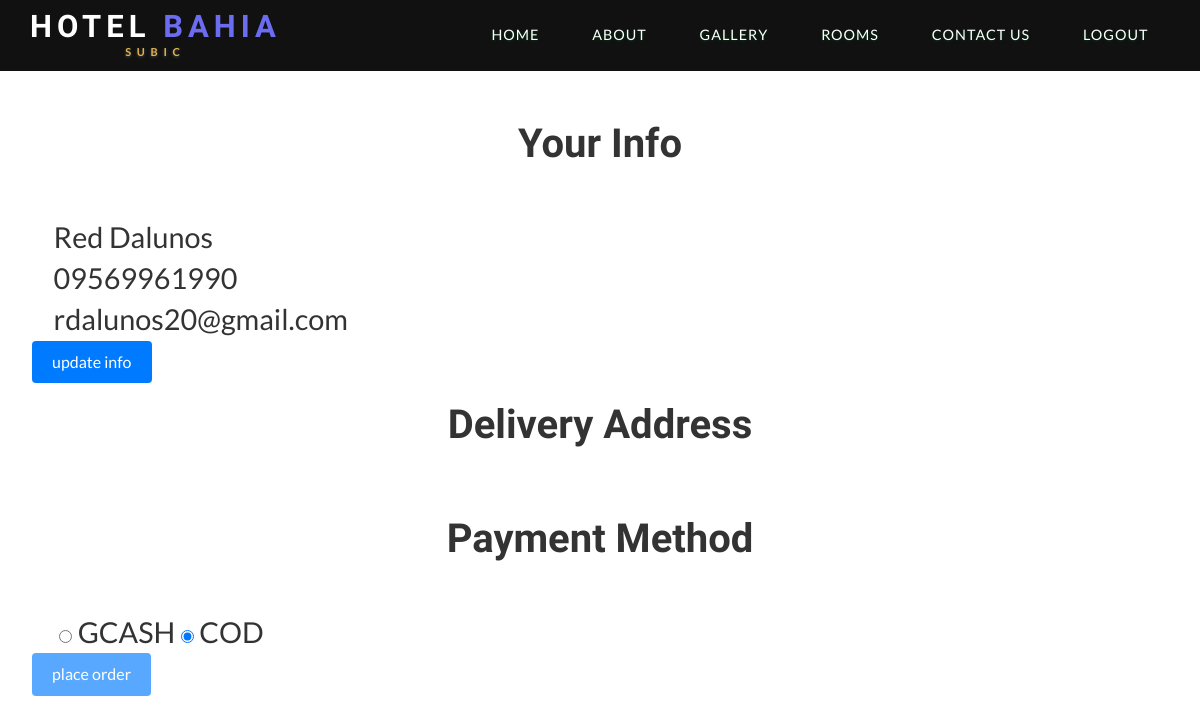
Page /checkout.php (signed in) on the committed database.
### tables this page shows
CREATE TABLE `users` (
  `id` int(100) NOT NULL,
  `name` varchar(20) NOT NULL,
  `email` varchar(50) NOT NULL,
  `password` varchar(50) NOT NULL,
  `number` varchar(11) NOT NULL,
  `address` varchar(500) NOT NULL,
  `image` varchar(500) NOT NULL,
  `token` varchar(20) NOT NULL,
  `confirmation` int(1) NOT NULL DEFAULT 0,
  `deactive` int(1) NOT NULL DEFAULT 0
);

### checkout.php (the view, shortened to what this page needs)
<?php
include 'components/connect.php';
?>
<!DOCTYPE html>
<html lang="en">
<head>
<link href="css/bootstrap.css" rel="stylesheet" type="text/css" media="all" />
<link href="css/font-awesome.css" rel="stylesheet">
<link rel="stylesheet" href="css/chocolat.css" type="text/css" media="screen">
<link href="css/easy-responsive-tabs.css" rel='stylesheet' type='text/css'/>
<link rel="stylesheet" href="css/flexslider.css" type="text/css" media="screen" property="" />
<link rel="stylesheet" href="css/jquery-ui.css" />
<link href="css/style.css" rel="stylesheet" type="text/css" media="all" />
</head>
<body>
<?php include 'includes/header.php'; ?>
<section class="reservation" id="reservation">
<form action="" method="post" enctype="multipart/form-data">
<div class="flex">
   <div class="box">
      <h3>your info</h3>
      <p><i class="fas fa-user"></i><span><?= $fetch_profile['name'] ?></span></p>
      <p><i class="fas fa-phone"></i><span><?= $fetch_profile['number'] ?></span></p>
      <p><i class="fas fa-envelope"></i><span><?= $fetch_profile['email'] ?></span></p>
      <a href="profile.php" class="btn">update info</a>
      <h3>delivery address</h3>
      <h3>Payment method</h3>
      <p><i class="fas fa-truck"></i>
      <input name="collapseGroup" type="radio" class='gcash'value="GCASH"/> GCASH
      <input name="collapseGroup" type="radio" class='cod' value="COD" checked/> COD
      </p>
      <input type="submit" value="place order" class="btn <?php if($total_products == ''){echo 'disabled';} ?>" name="submit">
   </div>
   </div>
</form>
</section>
</body>
</html>

### css/chocolat.css (style rules this page uses)
body { margin:0; padding:0; }

### css/easy-responsive-tabs.css (style rules this page uses)
body { margin: 0px; padding: 0px; background: #f5f5f5; font-weight: 500; }
ul.resp-tabs-list, p { margin: 0px; padding: 0px; }

### rows in the picture
users: name "Red Dalunos", number "09569961990", email "rdalunos20@gmail.com"
